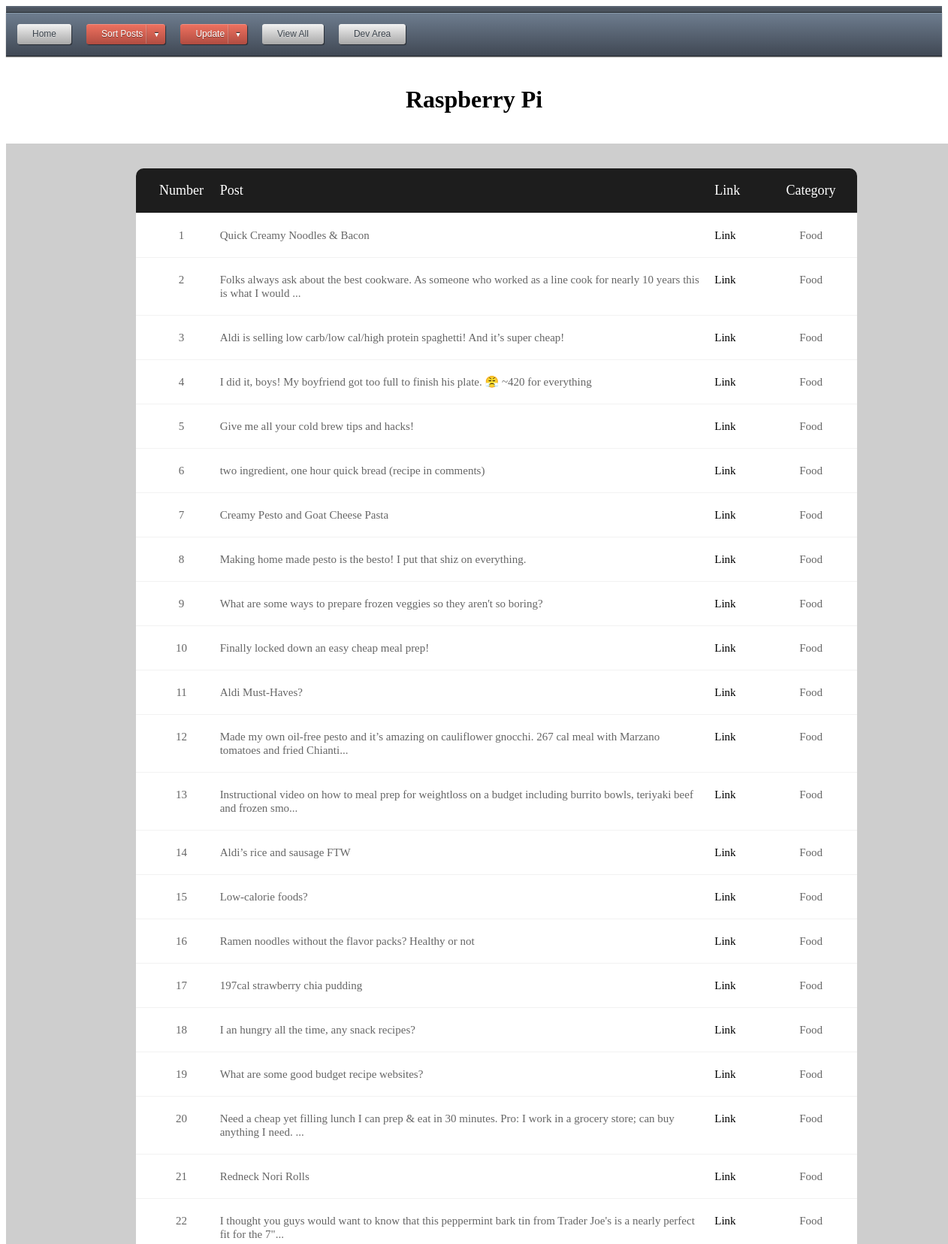
/sortbyraspberrypi (upper part), run on the app's committed database.
### tables this page shows
CREATE TABLE posts (id text primary key unique, title text, link text, category text);

### app.py (the view)
@app.route('/sortbyraspberrypi', methods=['GET', 'POST'])
def sortbyraspberrypi():
	db = get_db()
	cur = db.execute('SELECT id, title, link, category FROM posts WHERE category = "Food"')
	results = cur.fetchall()
	return render_template("sortbyraspberrypi.html", results=results)

### app.py (called while the page is built)
def connect_db():
	sql = sqlite3.connect('C:\\Users\\MGLafayette\\Desktop\\Projects\\Flask\\data.db')
	sql.row_factory = sqlite3.Row
	return sql

def get_db():
	if not hasattr(g, 'sqlite3'):
		g.sqlite_db = connect_db()
	return g.sqlite_db

### templates/sortbyraspberrypi.html (shortened to what this page needs)
<!DOCTYPE html>
<html>
<head>
	<link rel="stylesheet" type="text/css" href="{{ url_for('static', filename='CSS/style.css') }}">
</head>
{% extends "navtest.html" %}
	{% block content %}
<h1>Raspberry Pi</h1>
<div class="limiter">
		<div class="container-table100">
			<div class="wrap-table100">
					<div class="table">
						<div class="row header">
							<div id="1" class="cell">Number</div>
							<div class="cell">Post</div>
							<div class="cell">Link</div>
							<div class="cell">Category</div>
						</div>
						{% for post in results %}
						<div class="row">
							<div class="cell" data-title="Number">{{loop.index}}</div>
							<div class="cell" data-title="Post">{{post['title']}}</div>
							<div class="cell" data-title="Link"><a href="{{post['link']}}" target='_blank'>Link</a></div>
							<div class="cell" data-title="Category">{{post['category']}}</div>
						</div>
						{% endfor %}
				</div>
</div>
	{% endblock %}

### static/CSS/style.css (style rules this page uses)
h1 { text-align:center; }
body { padding-bottom: .1px; }
a:link { color: black; text-decoration: none; }
.limiter { width: 100%; margin: 0 auto; }
.container-table100 { width: 100%; min-height: 100vh; background: #cecece; display: -webkit-box; display: -webkit-flex; display: -moz-box; display: -ms-flexbox; display: flex; align-items: center; justify-content: center; flex-wrap: wrap; padding: 33px 30px; }
.wrap-table100 { width: 960px; border-radius: 10px; overflow: hidden; }
.table { width: 100%; display: table; margin: 0; }
.row { display: table-row; background: #fff; }
.row.header { color: #ffffff; background: #1d1d1d; }
.cell { display: table-cell; }
.row .cell { font-family: Poppins-Regular; font-size: 15px; color: #666666; line-height: 1.2; font-weight: unset !important; padding-top: 20px; padding-bottom: 20px; border-bottom: 1px solid #f2f2f2; }
.row.header .cell { font-family: Poppins-Regular; font-size: 18px; color: #fff; line-height: 1.2; font-weight: unset !important; padding-top: 19px; padding-bottom: 19px; }
.row .cell:nth-child(1) { width: 10%; padding-left: 1%; text-align: center; }
.row .cell:nth-child(2) { width: 59%; padding-right: 2% }
.row .cell:nth-child(3) { width: 6%; }
.row .cell:nth-child(4) { width: 11%; text-align: center; }
.table, .row { width: 100% !important; }

### data on the page
posts: title "Quick Creamy Noodles & Bacon", category "Food"
posts: title "Folks always ask about the best cookware. As someone who worked as a line cook for nearly 10 years this is what I would ...", category "Food"
posts: title "Aldi is selling low carb/low cal/high protein spaghetti! And it’s super cheap!", category "Food"
posts: title "I did it, boys! My boyfriend got too full to finish his plate. 😤 ~420 for everything", category "Food"
posts: title "Give me all your cold brew tips and hacks!", category "Food"
posts: title "two ingredient, one hour quick bread (recipe in comments)", category "Food"
posts: title "Creamy Pesto and Goat Cheese Pasta", category "Food"
posts: title "Making home made pesto is the besto! I put that shiz on everything.", category "Food"
posts: title "What are some ways to prepare frozen veggies so they aren't so boring?", category "Food"
posts: title "Finally locked down an easy cheap meal prep!", category "Food"
posts: title "Aldi Must-Haves?", category "Food"
posts: title "Made my own oil-free pesto and it’s amazing on cauliflower gnocchi. 267 cal meal with Marzano tomatoes and fried Chianti...", category "Food"
posts: title "Instructional video on how to meal prep for weightloss on a budget including burrito bowls, teriyaki beef and frozen smo...", category "Food"
posts: title "Aldi’s rice and sausage FTW", category "Food"
posts: title "Low-calorie foods?", category "Food"
posts: title "Ramen noodles without the flavor packs? Healthy or not", category "Food"
posts: title "197cal strawberry chia pudding", category "Food"
posts: title "I an hungry all the time, any snack recipes?", category "Food"
posts: title "What are some good budget recipe websites?", category "Food"
posts: title "Need a cheap yet filling lunch I can prep & eat in 30 minutes. Pro: I work in a grocery store; can buy anything I need. ...", category "Food"
posts: title "Redneck Nori Rolls", category "Food"
posts: title "I thought you guys would want to know that this peppermint bark tin from Trader Joe's is a nearly perfect fit for the 7\"...", category "Food"
